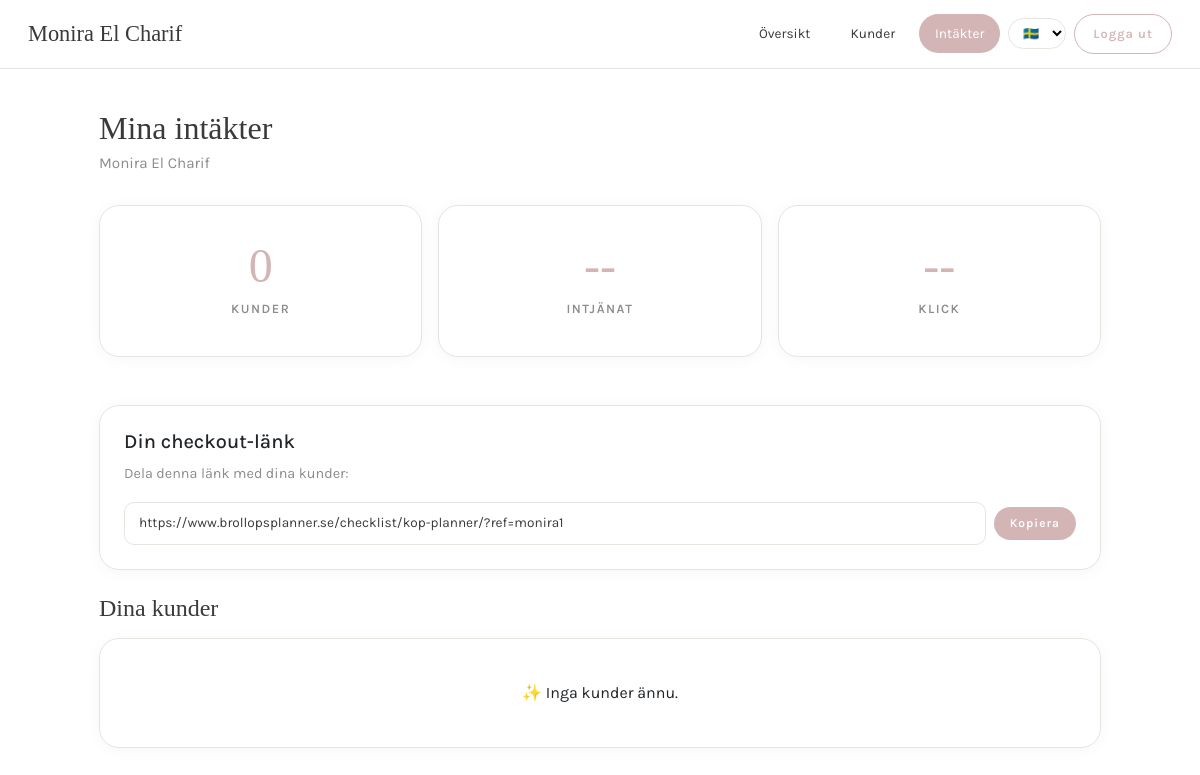
The app's page /checklist/partner/intakter/ (signed in) with its own data.
### planner/models.py (models this page shows, shortened)
class Photographer(models.Model):
    user = models.ForeignKey(User, on_delete=models.CASCADE, null=True, blank=True)
    name = models.CharField(max_length=100, verbose_name="Företagsnamn")
    logo = models.URLField(max_length=500, blank=True, null=True, verbose_name="Logga (URL)")
    primary_color = models.CharField(max_length=7, default="#FFFFFF", verbose_name="Navbar-färg (Hex-kod)")
    accent_color = models.CharField(max_length=7, default="#C7BDAE", verbose_name="Accentfärg (Hex-kod)")
    whop_email = models.EmailField(blank=True, null=True, verbose_name="Whop E-post")
    whop_affiliate_id = models.CharField(max_length=100, verbose_name="Whop Affiliate ID")
    is_active = models.BooleanField(default=False)
    created_at = models.DateTimeField(auto_now_add=True)
    background_image = models.URLField(max_length=500, blank=True, null=True, verbose_name="Bakgrundsbild (URL)")

### planner/views.py (the view)
# urls.py: path('partner/intakter/', views.partner_intakter, name='partner_intakter'),
@login_required
def partner_intakter(request):
    fotograf = Photographer.objects.filter(user=request.user, is_active=True).first()
    if not fotograf:
        return redirect('dashboard')
    from .whop_utils import get_affiliate_stats
    stats = None
    if fotograf.whop_affiliate_id:
        stats = get_affiliate_stats(fotograf.whop_affiliate_id)
    kunder = Profil.objects.filter(photographer=fotograf, roll='par')
    return render(request, 'planner/partner_intakter.html', {
        'fotograf': fotograf,
        'stats': stats,
        'kunder': kunder,
        'antal_kunder': kunder.count(),
    })

### accounts/context_processors.py (called while the page is built)
def photographer_context(request):
    if request.user.is_authenticated:
        try:
            profil = Profil.objects.get(user=request.user)
            if profil.photographer:
                return {'photographer': profil.photographer}
        except Profil.DoesNotExist:
            pass
    return {'photographer': None}

### planner/whop_utils.py (called while the page is built)
def get_headers():
    return {
        'Authorization': f'Bearer {settings.WHOP_API_KEY}',
        'Content-Type': 'application/json',
    }

def get_affiliate_stats(affiliate_id):
    try:
        earnings_response = requests.get(
            f'{WHOP_API_BASE}/affiliates/{affiliate_id}/earnings',
            headers=get_headers(),
            timeout=10
        )
        earnings = earnings_response.json() if earnings_response.status_code == 200 else None
        stats_response = requests.get(
            f'{WHOP_API_BASE}/affiliates/{affiliate_id}/stats',
            headers=get_headers(),
            timeout=10
        )
        stats = stats_response.json() if stats_response.status_code == 200 else None
        return {
            'success': True,
            'earnings': earnings,
            'stats': stats,
        }
    except Exception as e:
        print(f"❌ API error: {e}")
        return {'success': False}

### planner/templates/planner/partner_intakter.html
{% extends 'planner/partner_base.html' %}
{% load i18n %}
{% block content %}
<div style="margin-bottom: 28px;">
    <h1 style="font-size: 2rem; margin-bottom: 4px;"> {% trans "Mina intäkter" %}</h1>
    <p style="color: var(--text-light); font-size: 0.95rem;">{{ fotograf.name }}</p>
</div>
<div class="row g-3 mb-5">
    <div class="col-md-4">
        <div class="card stat-card">
            <div class="stat-number">{{ antal_kunder }}</div>
            <div class="stat-label">{% trans "Kunder" %}</div>
        </div>
    </div>
    <div class="col-md-4">
        <div class="card stat-card">
            <div class="stat-number">
                {% if stats and stats.earnings %}
                    {{ stats.earnings.total_earned|default:"0" }} kr
                {% else %}
                    --
                {% endif %}
            </div>
            <div class="stat-label">{% trans "Intjänat" %}</div>
        </div>
    </div>
    <div class="col-md-4">
        <div class="card stat-card">
            <div class="stat-number">
                {% if stats and stats.stats %}
                    {{ stats.stats.clicks|default:"0" }}
                {% else %}
                    --
                {% endif %}
            </div>
            <div class="stat-label">{% trans "Klick" %}</div>
        </div>
    </div>
</div>
{% if fotograf.whop_affiliate_id %}
<div class="card mb-4">
    <div class="card-body">
        <h5> {% trans "Din checkout-länk" %}</h5>
        <p style="color: var(--text-light); font-size: 0.9rem;">
            {% trans "Dela denna länk med dina kunder:" %}
        </p>
        <div style="display: flex; gap: 8px; align-items: center;">
            <input type="text"
                   value="https://www.brollopsplanner.se/checklist/kop-planner/?ref={{ fotograf.whop_affiliate_id }}"
                   class="form-control"
                   readonly
                   style="font-size: 0.85rem;">
            <button onclick="navigator.clipboard.writeText('https://www.brollopsplanner.se/checklist/kop-planner/?ref={{ fotograf.whop_affiliate_id }}')"
                    class="btn-primary btn-sm" style="white-space: nowrap;">
                 Kopiera
            </button>
        </div>
    </div>
</div>
{% endif %}
<h4 style="margin-bottom: 16px;"> {% trans "Dina kunder" %}</h4>
{% if kunder %}
    <div class="table-responsive">
        <table class="table">
            <thead>
                <tr>
                    <th>{% trans "Kund" %}</th>
                    <th>{% trans "Registrerad" %}</th>
                    <th>{% trans "Status" %}</th>
                </tr>
            </thead>
            <tbody>
                {% for k in kunder %}
                    <tr>
                        <td><strong>{{ k.user.username }}</strong></td>
                        <td>{{ k.user.date_joined|date:"d M Y" }}</td>
                        <td>
                            {% if k.utgangsdatum and k.utgangsdatum > now %}
                                <span class="badge badge-primary">Aktiv</span>
                            {% else %}
                                <span style="color: var(--text-light);">Utgånget</span>
                            {% endif %}
                        </td>
                    </tr>
                {% endfor %}
            </tbody>
        </table>
    </div>
{% else %}
    <div class="card">
        <div class="card-body" style="text-align: center; padding: 40px;">
            ✨ {% trans "Inga kunder ännu." %}
        </div>
    </div>
{% endif %}
{% endblock %}

### planner/templates/planner/partner_base.html (shortened to what this page needs)
{% load static %}
{% load i18n %}
<!DOCTYPE html>
<html lang="sv">
<head>
    <link href="https://cdn.jsdelivr.net/npm/bootstrap@5.3.0/dist/css/bootstrap.min.css" rel="stylesheet">
    <link rel="stylesheet" href="https://cdnjs.cloudflare.com/ajax/libs/font-awesome/6.5.1/css/all.min.css">
</head>
<body>
<nav class="partner-nav">
    <a href="{% url 'partner_dashboard' %}" class="brand">
        {{ fotograf.name }}
    </a>
    <div class="nav-links">
        <a href="{% url 'partner_dashboard' %}" class="{% if request.resolver_match.url_name == 'partner_dashboard' %}active{% endif %}">
            Översikt
        </a>
        <a href="{% url 'partner_kunder' %}" class="{% if request.resolver_match.url_name == 'partner_kunder' or request.resolver_match.url_name == 'partner_kund_detail' %}active{% endif %}">
            Kunder
        </a>
        <a href="{% url 'partner_intakter' %}" class="{% if request.resolver_match.url_name == 'partner_intakter' %}active{% endif %}">
            Intäkter
        </a>
        <form action="{% url 'set_language' %}" method="post" style="display: inline;">
            <select name="language" onchange="this.form.submit()"
                    style="font-size: 0.8rem; padding: 6px 10px; border: 1px solid var(--border); border-radius: 30px; background: var(--white); cursor: pointer; font-family: 'Karla', sans-serif;">
                {% get_current_language as CURRENT_LANGUAGE %}
                <option value="sv" {% if CURRENT_LANGUAGE == 'sv' %}selected{% endif %}>🇸🇪</option>
            </select>
        </form>
        <form method="post" action="{% url 'logout' %}" style="display: inline;">
            <button type="submit" class="btn-logout">Logga ut</button>
        </form>
    </div>
</nav>
<div class="container">
    {% block content %}{% endblock %}
</div>
</body>
</html>

### planner/templates/planner/partner_base.html (style rules this page uses)
:root { --white: #FFFFFF; --blush: #F5EBEB; --rose: #D4B5B5; --rose-dark: #B89595; --beige: #F2EFE9; --text: #3A3A3A; --text-light: #8C8C8C; --border: #E8E5E0; }
* { margin: 0; padding: 0; box-sizing: border-box; }
body { font-family: 'Karla', sans-serif; background: var(--white); color: var(--text); line-height: 1.7; -webkit-font-smoothing: antialiased; overflow-x: hidden; }
h1, h2, h3, h4 { font-family: 'Cormorant Garamond', serif; font-weight: 400; color: var(--text); }
.partner-nav { background: var(--white); border-bottom: 1px solid var(--border); padding: 14px 28px; display: flex; align-items: center; justify-content: space-between; position: sticky; top: 0; z-index: 1000; }
.partner-nav .brand { font-family: 'Cormorant Garamond', serif; font-size: 1.4rem; font-weight: 400; color: var(--text); text-decoration: none; }
.partner-nav .nav-links { display: flex; align-items: center; gap: 8px; }
.partner-nav .nav-links a { color: var(--text); text-decoration: none; font-size: 0.85rem; padding: 8px 16px; border-radius: 30px; transition: all 0.3s ease; }
.partner-nav .nav-links a:hover, .partner-nav .nav-links a.active { background: var(--rose); color: white; }
.btn-logout { background: transparent; border: 1.5px solid var(--rose); color: var(--rose); padding: 8px 18px; border-radius: 30px; font-size: 0.8rem; font-weight: 600; letter-spacing: 1px; cursor: pointer; transition: all 0.3s ease; font-family: 'Karla', sans-serif; }
.container { max-width: 1050px; margin: 0 auto; padding: 40px 24px; }
.card { background: var(--white); border: 1px solid var(--border); border-radius: 20px; box-shadow: 0 2px 16px rgba(0,0,0,0.04); transition: all 0.4s ease; }
.card-body { padding: 24px; }
.stat-card { text-align: center; padding: 36px 24px; }
.stat-card .stat-number { font-family: 'Cormorant Garamond', serif; font-size: 3rem; font-weight: 400; color: var(--rose); line-height: 1; }
.stat-card .stat-label { font-size: 0.8rem; color: var(--text-light); text-transform: uppercase; letter-spacing: 1.5px; margin-top: 8px; font-weight: 600; }
.btn-primary { background: var(--rose); color: white; padding: 10px 24px; border-radius: 30px; font-family: 'Karla', sans-serif; font-size: 0.8rem; font-weight: 600; letter-spacing: 1px; border: none; cursor: pointer; transition: all 0.3s ease; text-decoration: none; display: inline-block; }
.btn-sm { padding: 6px 16px; font-size: 0.75rem; }
.form-control, .form-select { border: 1.5px solid var(--border); border-radius: 10px; padding: 10px 14px; font-size: 0.9rem; font-family: 'Karla', sans-serif; background: var(--white); color: var(--text); transition: all 0.3s ease; }

### records on screen
Photographer: name "Monira El Charif", whop_affiliate_id "https://www.brollopsplanner.se/checklist/kop-planner/?ref=monira1"

### other values on screen
{{ antal_kunder }} "0"
